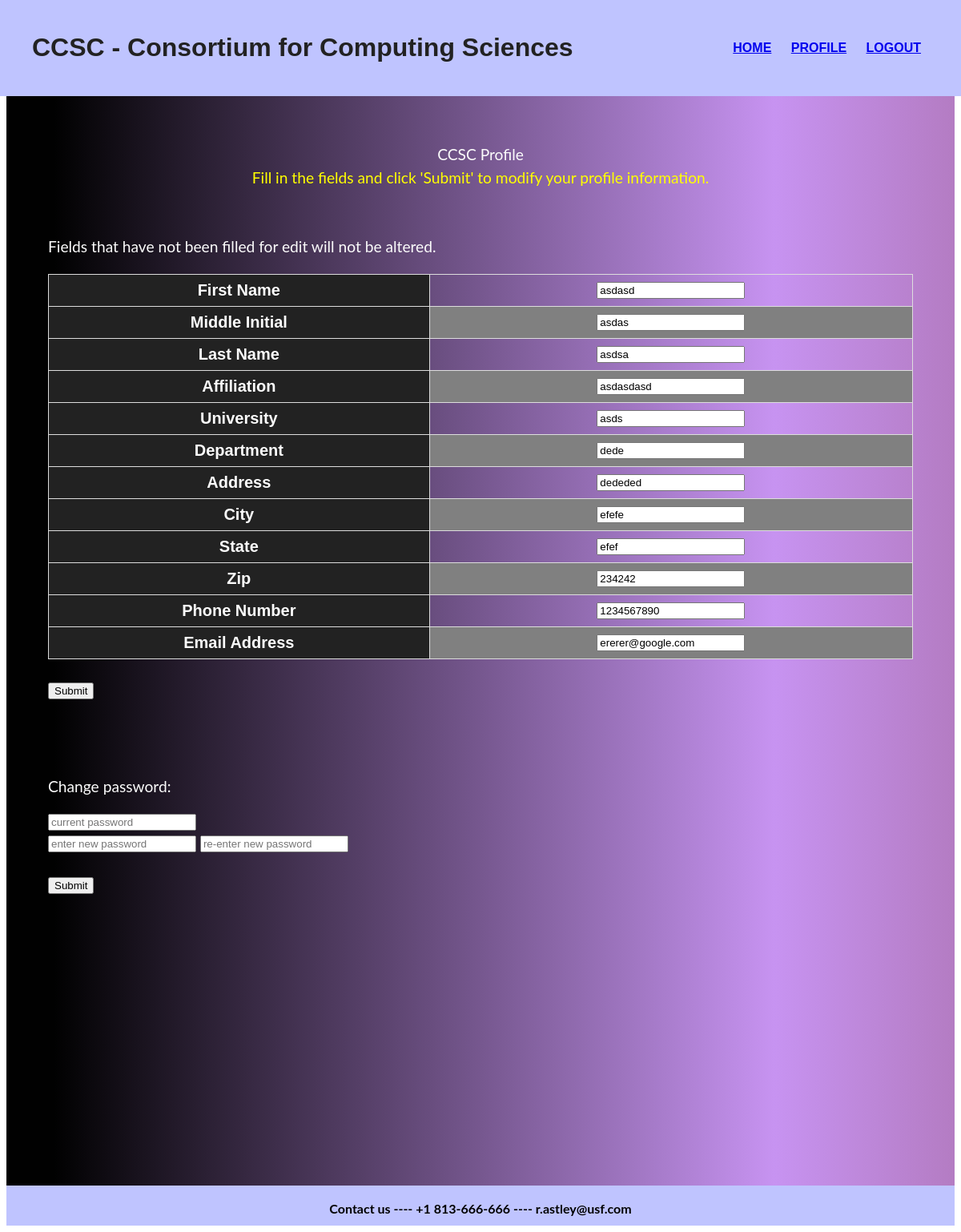
/Profile.php (signed in), run on the app's committed database.
### tables this page shows
CREATE TABLE `reviewer` (
  `reviewer_id` int(11) NOT NULL,
  `username` varchar(255) NOT NULL,
  `active` varchar(255) NOT NULL DEFAULT 'Y',
  `first_name` varchar(255) NOT NULL,
  `middle_name` varchar(255) NOT NULL,
  `last_name` varchar(255) DEFAULT NULL,
  `Affiliation` varchar(255) DEFAULT NULL,
  `University` varchar(255) DEFAULT NULL,
  `Department` varchar(255) DEFAULT NULL,
  `Address` varchar(255) DEFAULT NULL,
  `City` varchar(255) DEFAULT NULL,
  `State` varchar(255) DEFAULT NULL,
  `Zip_Code` varchar(255) DEFAULT NULL,
  `Phone_Number` varchar(255) DEFAULT NULL,
  `Email_Address` varchar(255) DEFAULT NULL,
  `interest_1` varchar(255) DEFAULT NULL,
  `interest_2` varchar(255) DEFAULT NULL,
  `interest_3` varchar(255) DEFAULT NULL
);

### Profile.php (the view, shortened to what this page needs)
<?php
   include("config.php");
   $msg="";
 ?>
<div class="container">
  <head>
  </head>
  <header>
    <h1>CCSC - Consortium for Computing Sciences</h1>
    <nav>
      <ul>
        <li><a href="Homepage.php">Home</a></li>
        <?php
          $role=$_SESSION['role'] ;
            if(!strcasecmp($role,"admin") == 0) {
              echo "<li><a href=Profile.php> Profile </a></li>";
          }
        ?>
        <li><a href="logout.php">Logout</a></li>
      </ul>
    </nav>
  </header>
  <main>
    <p style="text-align:center">
      CCSC Profile      <br><p2>Fill in the fields and click 'Submit' to modify your profile information.</p2>
    </p>
    <br>
    <p> <form> Fields that have not been filled for edit will not be altered.</form></td> </p>
<?php
  $role=$_SESSION['role'] ;
  $uname=mysqli_real_escape_string($db,$_SESSION['user_name']);
  if(strcasecmp($role,"author") == 0) {
    $sql="select * from author where username='$uname'";
  }else if(strcasecmp($role,"reviewer") == 0) {
    $sql="select * from reviewer where username='$uname'";
  }
  $result = mysqli_query($db,$sql);
  $row = mysqli_fetch_array($result,MYSQLI_ASSOC);
  echo '<form name="profile_action"  action="profile_submit.php" method="POST"><table>                                                                                                                            ';
  echo '<tr><th>First Name</th><td> <input type="text"  			value="'.$row['first_name'].'"	 name="t_first_name" ></td></tr>                     ';
  echo '<tr><th>Middle Initial</th> <td> <input type="text"  		value="'.$row['middle_name'].'" 				 name="t_middle_initial"></td> </tr> ';
  echo '<tr><th>Last Name</th><td> <input type="text"  			value="'.$row['last_name'].'"	 name="t_last_name" ></td> </tr>                     ';
  echo '<tr><th>Affiliation</th><td> <input type="text"  			value="'.$row['Affiliation'].'"		 name="t_Affiliation" ></td> </tr>           ';
  echo '<tr><th>University</th> <td> <input type="text"  			value="'.$row['University'].'"	 name="t_University" ></td> </tr>                ';
  echo '<tr><th>Department</th> <td> <input type="text" 			value="'.$row['Department'].'"	 name="t_Department" ></td> </tr>                ';
  echo '<tr><th>Address</th><td> <input type="text"				value="'.$row['Address'].'"	 name="t_Address" ></td> </tr>                   ';
  echo '<tr><th>City</th> <td> <input type="text"  				value="'.$row['City'].'"	 name="t_City" ></td> </tr>                          ';
  echo '<tr><th>State</th><td> <input type="text" 				value="'.$row['State'].'" 	name="t_State" ></td> </tr>                          ';
  echo '<tr><th>Zip</th><td> <input type="text" 					value="'.$row['Zip_Code'].'" 	name="t_Zip" ></td> </tr>                        ';
  echo '<tr><th>Phone Number</th> <td> <input type="text" 	value="'.$row['Phone_Number'].'"				 name="t_Phone_Number" ></td> </tr>      ';
  echo '<tr><th>Email Address</th><td> <input type="text" 			value="'.$row['Email_Address'].'"	 name="t_Email" ></td> </tr>                         ';
  echo '</table> ';
  echo '<br><input type="submit" name="profile_btn" value="Submit"></form> ';
?>
<br><br><br>
<p>Change password:<br>
<form name="changing_prof_pwd"  action="" method="POST">
    <input type="text"  placeholder="current password" name="cpwd"><br>
    <input type="text"  placeholder="enter new password" name="npwd">
    <input type="text"  placeholder="re-enter new password" name="rnpwd">
    <?php echo '<br>'.$msg; ?>
    <br><input type="submit" name="chg_pwd value="Change Password">
    </form>
  </main>
   <div class="footer">
    <footer><b><br>Contact us ---- +1 813-666-666 ---- r.astley@usf.com</footer>
  </div>
</div>

### Profile.php (style rules this page uses)
.container { background: linear-gradient(90deg, rgba(1,1,1,1) 5%, rgba(199,147,241,1) 81%, rgba(180,124,195,1) 100%); }
header { padding: 20px 40px; display: flex; justify-content: space-between; align-items: center; background: #bfc4ff; box-sizing: border-box; position: fixed; width: 100%; top: 0; left: 0; font-family: Poppins, sans-serif; color: #222; }
h1 { font-size: 2rem; }
li { display: inline-block; margin: 0 10px; font-size: 1rem; font-weight: 700; text-transform: uppercase; }
main { min-height: 1200px; max-width: 90vw; margin: 120px auto; padding-top: 40px; }
p { font-size: 1.2rem; line-height: 1.5; color: #fbfbfb; }
p2 { font-size: 1.2rem; line-height: 1.5; color: yellow; }
form { font-size: 1.2rem; line-height: 1.5; color: #fbfbfb; }
table { font-family: arial, sans-serif; border-collapse: collapse; width: 100%; }
td, th { color: #fbfbfb; font-weight: bold; border: 1px solid #dddddd; text-align: center; padding: 8px; }
th { font-size: 20px; background-color: #222; }
tr:nth-child(even) { background-color: #808080; }
footer { left: 0; bottom: 0; height: 50px; width: 100%; background-color: #bfc4ff; color: #000000; text-align: center; }

### data on the page
reviewer: t_first_name "asdasd", t_middle_initial "asdas", t_last_name "asdsa", t_Affiliation "asdasdasd", t_University "asds", t_Department "dede", t_Address "dededed", t_City "efefe", t_State "efef", t_Zip "234242", t_Phone_Number "1234567890", t_Email "ererer@google.com"
